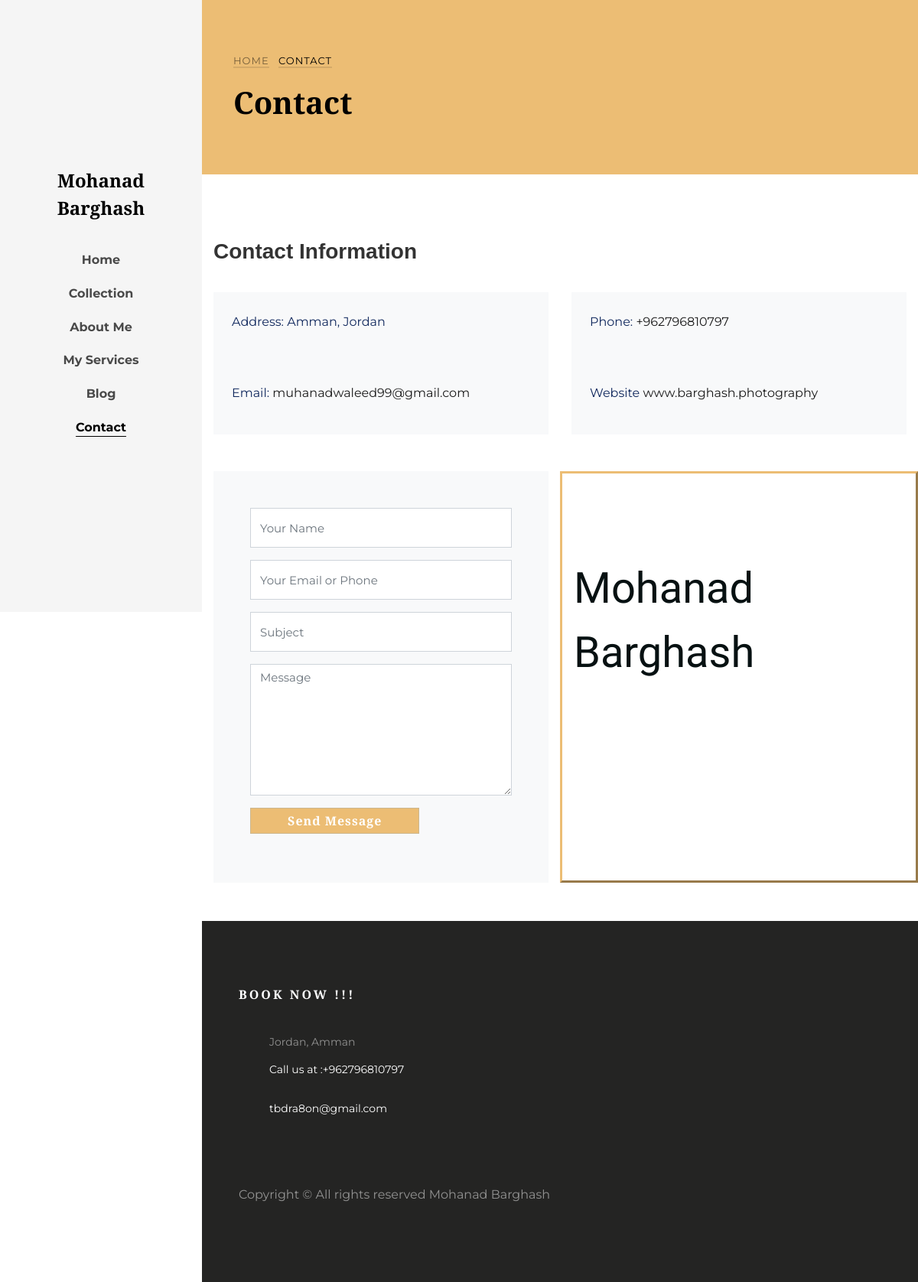
Page /contact/ on the committed database.
### Barghash/models.py (models this page shows, shortened)
class Profile(models.Model):
    name = models.CharField(null=True, blank=True, max_length=1500)
    profile_image = models.ImageField()
    home_first_photo = models.ImageField(null=True, blank=True)
    home_second_photo = models.ImageField(null=True, blank=True)
    email = models.CharField(null=True, blank=True, max_length=1500)
    phone_number = models.CharField(null=True, blank=True, max_length=1500)
    location = models.CharField(null=True, blank=True, max_length=1500)
    twitter = models.CharField(null=True, blank=True, max_length=1500)
    facebook = models.CharField(null=True, blank=True, max_length=1500)
    instagram = models.CharField(null=True, blank=True, max_length=1500)
    paragraph = models.TextField(null=True, blank=True, max_length=1500)
    title = models.CharField(null=True, blank=True, max_length=1500)
    jop = models.CharField(null=True, blank=True, max_length=1500)
    footer = models.TextField(null=True, blank=True, max_length=1500)
    color = ColorField(default='#CCB78F')

class ContactUs(models.Model):
    address = models.CharField(max_length=1500, null=True, blank=True)
    phone = models.CharField(max_length=300, null=True, blank=True)
    email = models.CharField(max_length=300, null=True, blank=True)
    website = models.CharField(max_length=300, null=True, blank=True)

### Barghash/views.py (the view)
# urls.py: path('contact/', Contact.as_view(), name='Contact'),
class Contact(View):
    def get(self, request):
        profile = Profile.objects.first()
        contact_details = ContactUs.objects.first()
        return render(request, "contact.html", {
            'main_image': profile.profile_image.url,
            'profile': profile,
            'contact_details': contact_details,
        })

### templates/contact.html (shortened to what this page needs)
{% extends "base.html" %} {% load static %}
  {% block body %}
	<div id="colorlib-page">
		<div id="colorlib-main">
			<section class="ftco-section ftco-bread">
				<div class="container">
					<div class="row no-gutters slider-text justify-content-center align-items-center">
	          <div class="col-md-8 ftco-animate" style="margin-right: 34%;">
	            <p class="breadcrumbs"><span class="mr-2"><a href={% url 'Home' %}>Home</a></span> <span>Contact</span></p>
	            <h1 class="bread">Contact</h1>
	          </div>
	        </div>
				</div>
			</section>
			<section class="ftco-section contact-section">
	      <div class="container">
	        <div class="row d-flex mb-5 contact-info">
	          <div class="col-md-12 mb-4">
	            <h2 class="h3 font-weight-bold">Contact Information</h2>
	          </div>
	          <div class="col-md-6 d-flex">
	          	<div class="info bg-light p-4">
		            <p><span>Address:</span> {{ contact_details.address }}</p>
		          </div>
	          </div>
	          <div class="col-md-6 d-flex">
	          	<div class="info bg-light p-4">
		            <p><span>Phone:</span> <a href="tel://{{ contact_details.phone }}">{{ contact_details.phone }}</a></p>
		          </div>
	          </div>
	          <div class="col-md-6 d-flex">
	          	<div class="info bg-light p-4">
		            <p><span>Email:</span> <a href="{{ contact_details.email }}">{{ contact_details.email }}</a></p>
		          </div>
	          </div>
	          <div class="col-md-6 d-flex">
	          	<div class="info bg-light p-4">
		            <p><span>Website</span> <a href="{{ contact_details.website }}">{{ contact_details.website }}</a></p>
		          </div>
	          </div>
	        </div>
	        <div class="row block-9">
	          <div class="col-md-6 d-flex">
	            <form action="{% url 'Message' %}" class="bg-light p-5 contact-form">
	              <div class="form-group">
	                <input type="text" name="Name" class="form-control" placeholder="Your Name" required>
	              </div>
	              <div class="form-group">
	                <input type="text" name="PhoneOrEmail" class="form-control" placeholder="Your Email or Phone" required>
	              </div>
	              <div class="form-group">
	                <input type="text" name="Subject" class="form-control" placeholder="Subject" >
	              </div>
	              <div class="form-group">
	                <textarea name="Message" id="Message" cols="30" rows="7" class="form-control" placeholder="Message" required></textarea>
	              </div>
	              <div class="form-group">
	                <input type="submit" value="Send Message" class="btn btn-primary py-3 px-5">
	              </div>
	            </form>
	          </div>
	          <div class="col-md-6 d-flex custom-center">
                <h1 style="font-family:'Herr Von Muellerhoff',cursive; font-size:350%;margin-top: 25%;margin-bottom: 25%;">{{ profile.name }}</h1>
	          </div>
	        </div>
	      </div>
	    </section>
		</div>
	</div>
      {% endblock %}

### templates/base.html (shortened to what this page needs)
{% load static %}
<!DOCTYPE html>
<html lang="en" data-ctzscriptallow="true">
<head>
    <link rel="stylesheet" href="{% static 'Barghash/css/animate.css' %}">
    <link rel="stylesheet" href="{% static 'Barghash/css/owl.carousel.min.css' %}">
    <link rel="stylesheet" href="{% static 'Barghash/css/owl.theme.default.min.css' %}">
    <link rel="stylesheet" href="{% static 'Barghash/css/magnific-popup.css' %}">
    <link rel="stylesheet" href="{% static 'Barghash/css/aos.css' %}">
    <link rel="stylesheet" href="{% static 'Barghash/css/icomoon.css' %}">
    <link rel="stylesheet" href="{% static 'Barghash/css/style.css' %}">
    <link rel="stylesheet" href="{% static 'footer/assets/css/style.css' %}">
</head>
<body cz-shortcut-listen="true">
<div id="colorlib-page">
		<aside id="colorlib-aside" role="complementary" class="js-fullheight text-center">
			<h1 id="colorlib-logo"><a href={% url 'Home' %}><span class="img" style="background-image: url({{ main_image }});"></span>{{ profile.name }}</a></h1>
			<nav id="colorlib-main-menu" role="navigation">
				<ul>
					<li {% if '/' in  request.get_full_path %} {% endif %} ><a href={% url 'Home' %}>Home</a></li>
					<li {% if 'collection' in  request.get_full_path %} class="colorlib-active" {% endif %} ><a href="{% url 'Collection' %}">Collection</a></li>
					<li {% if 'about' in  request.get_full_path %} class="colorlib-active" {% endif %} ><a href={% url 'About' %}>About Me</a></li>
					<li {% if 'services' in  request.get_full_path %} class="colorlib-active" {% endif %} ><a href={% url 'Services' %}>My Services</a></li>
					<li {% if 'blog' in  request.get_full_path %} class="colorlib-active" {% endif %} ><a href={% url 'Blog' %}>Blog</a></li>
					<li {% if 'contact' in  request.get_full_path %} class="colorlib-active" {% endif %} > <a href={% url 'Contact' %}>Contact</a></li>
				</ul>
			</nav>
		</aside>
{% block body %}{% endblock %}
    <div id="colorlib-main">
         <footer class="ftco-footer ftco-bg-dark ftco-section">
	      <div class="container px-md-5">
	        <div class="row mb-5">
	          <div class="col-md">
	            <div class="ftco-footer-widget mb-4">
	            	<h2 class="ftco-heading-2">
                        {% if profile.footer %}
                            {{ profile.footer}}
                        {% else %}
                            HAVE A QUESTIONS?
                        {% endif %}
                    </h2>
	            	<div class="block-23 mb-3">
		              <ul>
                          {% if profile.location %}
                            <li><span class="icon icon-map-marker"></span><span class="text"> {{ profile.location}}</span></li>  {% endif %}
                          {% if profile.phone_number %}
		                    <li><a href="tel:{{ profile.phone_number}}"><span class="icon icon-phone"></span><span class="text"> Call us at :{{ profile.phone_number}}</span></a></li> {% endif %}
                          {% if profile.email %}
                            <li><a href="mailto:{{ profile.email}} "><span class="icon icon-envelope"></span><span class="text">{{ profile.email}}</span></a></li> {% endif %}
		              </ul>
		            </div>
	            </div>
	          </div>
	        </div>
	        <div class="row">
	          <div class="col-md-12">
	            <p>
	            Copyright &copy; All rights reserved {{ profile.name }} </p>
	          </div>
	        </div>
	      </div>
	    </footer>
    </div>
</div>
</body>
</html>

### static/Barghash/css/icomoon.css (style rules this page uses)
[class*=" icon-"],[class^=icon-] { font-family:icomoon!important;speak:none;font-style:normal;font-weight:400;font-variant:normal;text-transform:none;line-height:1;-webkit-font-smoothing:antialiased;-moz-osx-font-smoothing:grayscale }
.icon-map-marker:before { content:"\f041" }
.icon-phone:before { content:"\f095" }
.icon-envelope:before { content:"\f0e0" }

### rows in the picture
Profile: name "Mohanad Barghash", footer "BOOK NOW !!!", location "Jordan, Amman", phone_number "+962796810797", email "tbdra8on@gmail.com"
ContactUs: address "Amman, Jordan", phone "+962796810797", email "muhanadwaleed99@gmail.com", website "www.barghash.photography"
